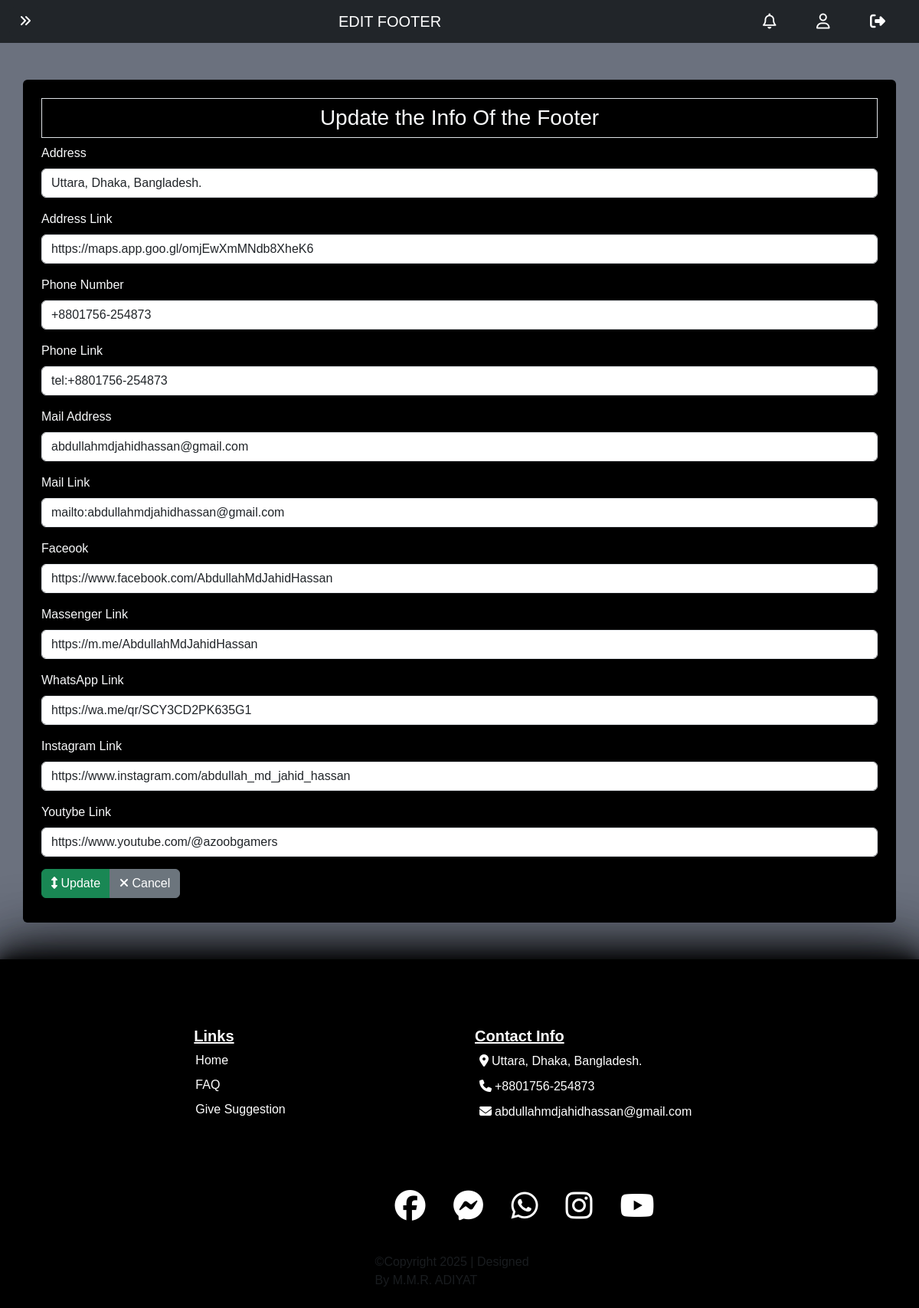
The page /footer_view_control.php (signed in) on the database its author committed.
### tables this page shows
CREATE TABLE `footer_data` (
  `id` int NOT NULL,
  `address_text` varchar(100) DEFAULT NULL,
  `address_link` varchar(255) DEFAULT NULL,
  `phone_text` varchar(20) DEFAULT NULL,
  `phone_link` varchar(255) DEFAULT NULL,
  `mail_text` varchar(50) DEFAULT NULL,
  `mail_link` varchar(255) DEFAULT NULL,
  `fb_link` varchar(255) DEFAULT NULL,
  `ms_link` varchar(255) DEFAULT NULL,
  `wh_link` varchar(255) DEFAULT NULL,
  `in_link` varchar(255) DEFAULT NULL,
  `yt_link` varchar(255) DEFAULT NULL
);

### footer_view_control.php (the view, shortened to what this page needs)
<!DOCTYPE html>
<html lang="en">
<head>
    <?php include '_link_common.php'; ?>
</head>
<body>
    <?php
        require '_database_connect.php';
        $footer_info_sql = "SELECT * FROM `footer_data` WHERE 1";
        $find_footer_info = mysqli_query($connect, $footer_info_sql);
        $footer_info = mysqli_fetch_assoc($find_footer_info);
        require '_nav_admin.php';
    ?>
    <div class="container rounded bg-black my-5 p-4 text-light">
        <h3 class="border p-2 text-center">
            Update the Info Of the Footer
        </h3>
        <form method="post">
            <div class="mb-3">
                <label for="plan_name" class="form-label">Address</label>
                <input type="text" name="address_text" class="form-control" id="plan_name" <?php echo 'value="'.$footer_info['address_text'].'"'?> required>
            </div>
            <div class="mb-3">
                <label for="plan_name" class="form-label">Address Link</label>
                <input type="text" name="address_link" class="form-control" id="plan_name" <?php echo 'value="'.$footer_info['address_link'].'"'?> required>
            </div>
            <div class="mb-3">
                <label for="plan_name" class="form-label">Phone Number</label>
                <input type="text" name="phone_text" class="form-control" id="plan_name" <?php echo 'value="'.$footer_info['phone_text'].'"'?> required>
            </div>
            <div class="mb-3">
                <label for="plan_name" class="form-label">Phone Link</label>
                <input type="text" name="phone_link" class="form-control" id="plan_name" <?php echo 'value="'.$footer_info['phone_link'].'"'?> required>
            </div>
            <div class="mb-3">
                <label for="plan_name" class="form-label">Mail Address</label>
                <input type="text" name="mail_text" class="form-control" id="plan_name" <?php echo 'value="'.$footer_info['mail_text'].'"'?> required>
            </div>
            <div class="mb-3">
                <label for="plan_name" class="form-label">Mail Link</label>
                <input type="text" name="mail_link" class="form-control" id="plan_name" <?php echo 'value="'.$footer_info['mail_link'].'"'?> required>
            </div>
            <div class="mb-3">
                <label for="plan_name" class="form-label">Faceook</label>
                <input type="text" name="fb_link" class="form-control" id="plan_name" <?php echo 'value="'.$footer_info['fb_link'].'"'?> required>
            </div>
            <div class="mb-3">
                <label for="plan_name" class="form-label">Massenger Link</label>
                <input type="text" name="ms_link" class="form-control" id="plan_name" <?php echo 'value="'.$footer_info['ms_link'].'"'?> required>
            </div>
            <div class="mb-3">
                <label for="plan_name" class="form-label">WhatsApp Link</label>
                <input type="text" name="wh_link" class="form-control" id="plan_name" <?php echo 'value="'.$footer_info['wh_link'].'"'?> required>
            </div>
            <div class="mb-3">
                <label for="plan_name" class="form-label">Instagram Link</label>
                <input type="text" name="in_link" class="form-control" id="plan_name" <?php echo 'value="'.$footer_info['in_link'].'"'?> required>
            </div>
            <div class="mb-3">
                <label for="plan_name" class="form-label">Youtybe Link</label>
                <input type="text" name="yt_link" class="form-control" id="plan_name" <?php echo 'value="'.$footer_info['yt_link'].'"'?> required>
            </div>
            <div class="input-group">
                <button type="submit" class="btn btn-success" name="footer_update">
                    <i class='fa-solid fa-up-down'></i> Update
                </button>
                <a href="dash_admin.php" class="btn btn-secondary"><i class="fa-solid fa-xmark"></i> Cancel</a>
            </div>
        </form>
    </div>
    <?php require '_footer_common.php';?>
</body>
</html>

### _footer_common.php (shortened to what this page needs)
<?php
$home_link = "dash_";
if(isset($_SESSION['user'])){
    if($_SESSION['user']!='customer' && $_SESSION['user']!='employee'){
        $home_link .= 'admin';
    } else $home_link .= $_SESSION['user'];
    $home_link .= '.php';
} else $home_link .= '#';
require '_database_connect.php';
$footer_info_sql = "SELECT * FROM `footer_data` WHERE 1";
$find_footer_info = mysqli_query($connect, $footer_info_sql);
$footer_info = mysqli_fetch_assoc($find_footer_info);
?>
<div class="footer text-white">
    <button class="footer-uper-btn btn"></button>
    <footer class="py-2">
        <div class="row row-cols-1 row-cols-sm-2 row-cols-md-2 row-cols-lg-3 py-2 my-5 px-2 my-2 justify-content-center">
            <div class="col mb-3 px-lg-5 ">
                <h5 class="px-2"><u>Links</u></h5>
                <ul class="nav flex-column gap-2">
                    <li><a href="<?php echo $home_link;?>" target="_blank" class="footer-links">Home</a></li>
                    <li><a href="<?php echo $home_link;?>" target="_blank" class="footer-links">FAQ</a></li>
                    <li><a href="<?php echo $home_link;?>" target="_blank" class="footer-links">Give Suggestion</a></li>
                </ul>
            </div>
            <div class="col mb-3">
                <h5 class="px-2"><u>Contact Info</u></h5>
                <ul class="nav flex-column gap-2">
                    <li><a href="<?php echo $footer_info['address_link'];?>" target="_blank" class="footer-links"><i class="fa-solid fa-location-dot p-1"></i><?php echo $footer_info['address_text'];?></a></li>
                    <li><a href="<?php echo $footer_info['phone_link'];?>" target="_blank" class="footer-links"><i class="fa-solid fa-phone p-1"></i><?php echo $footer_info['phone_text'];?></a></li>
                    <li><a href="<?php echo $footer_info['mail_link'];?>" target="_blank" class="footer-links"><i class="fa-solid fa-envelope p-1"></i><?php echo $footer_info['mail_text'];?></a></li>
                </ul>
            </div>
        </div>
        <div class="row row-cols-1 row-cols-sm-2 row-cols-md-5 py-2 my-2 justify-content-center">
            <div class="col-auto ">
                <ul class="list-unstyled d-flex">
                    <li class="ms-3"><a href="<?php echo $footer_info['fb_link'];?>" target="_blank" class="fa-brands fa-facebook mediaicons"></a></li>
                    <li class="ms-3"><a href="<?php echo $footer_info['ms_link'];?>" target="_blank" class="fa-brands fa-facebook-messenger mediaicons"></a></li>
                    <li class="ms-3"><a href="<?php echo $footer_info['wh_link'];?>" target="_blank" class="fa-brands fa-whatsapp mediaicons"></a></li>
                    <li class="ms-3"><a href="<?php echo $footer_info['in_link'];?>" target="_blank" class="fa-brands fa-instagram mediaicons"></a></li>
                    <li class="ms-3"><a href="<?php echo $footer_info['yt_link'];?>" target="_blank" class="fa-brands fa-youtube mediaicons"></a></li>
                </ul>
            </div>
        </div>
        <div class="row row-cols-1 row-cols-sm-2 row-cols-md-5 justify-content-center">
            <div class="col-auto">
                <p class="text-muted">©Copyright 2025 | Designed By M.M.R. ADIYAT</p>
            </div>
        </div>
    </footer>
</div>

### variables.css (style rules this page uses)
:root { --carousel-btn-color: aqua; --body-background-color: #6B717E; --login-box-width: 400px; --login-box-height: 500px; --registration-box-width: 400px; --registration-box-height: 850px; }

### all_body.css (style rules this page uses)
* { font-family: Arial, Helvetica, sans-serif; }
body { width: 100%; margin: 0; background-color: var(--body-background-color); }
html { scroll-behavior: smooth; }

### footer.css (style rules this page uses)
:root { --footer-back: black; }
.footer { background-color: var(--footer-back); }
.footer-links { text-decoration: none; color: white; text-align: center; padding-right: 10px; padding-left: 10px; padding-top: 5px; padding-bottom: 5px; }
.footer .mediaicons { font-size: 40px; color: white; border-radius: 50%; padding: 10px; text-decoration: none; }
.footer-uper-btn { height: 10px; width: 100%; color: black; background-color: var(--footer-back); box-shadow: 0 0 100px var(--footer-back), 0 0 90px var(--footer-back), 0 0 80px var(--footer-back), 0 0 70px var(--footer-back), 0 0 60px var(--footer-back), 0 0 50px var(--footer-back), 0 0 40px var(--footer-back), 0 0 30px var(--footer-back), 0 0 20px var(--footer-back), 0 0 10px var(--footer-back); }

### dash.css (style rules this page uses)
h5 { font-weight: bolder; }

### rows shown on the page
footer_data: address_text "Uttara, Dhaka, Bangladesh.", address_link "https://maps.app.goo.gl/omjEwXmMNdb8XheK6", phone_text "+8801756-254873", phone_link "tel:+8801756-254873", mail_text "abdullahmdjahidhassan@gmail.com", mail_link "mailto:abdullahmdjahidhassan@gmail.com", fb_link "https://www.facebook.com/AbdullahMdJahidHassan", ms_link "https://m.me/AbdullahMdJahidHassan", wh_link "https://wa.me/qr/SCY3CD2PK635G1", in_link "https://www.instagram.com/abdullah_md_jahid_hassan", yt_link "https://www.youtube.com/@azoobgamers"

### other values the page prints
$page_name "EDIT FOOTER"
